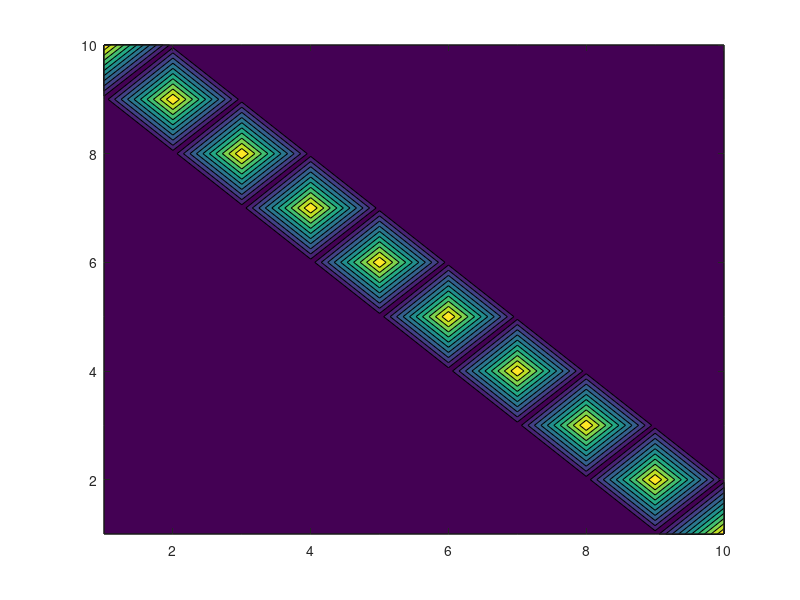
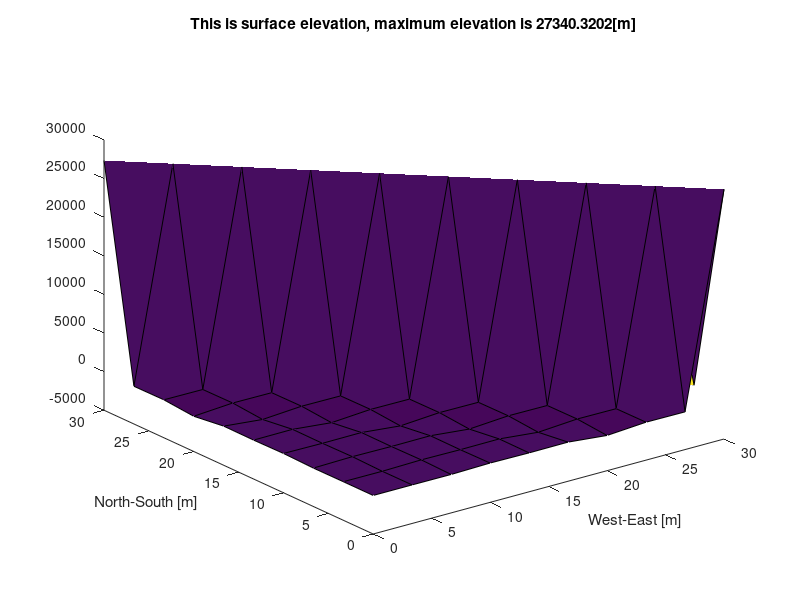

Reproduce these figures in MATLAB, in order.
clear all; close all; clc;

% Step 1 - Creation of the matrix
n=10;
M=zeros(n);
for i=1:n
    for j=1:n
        M(i,j)=((i+j)^2)/cos(i+j);
    end
end

% Step 2 - Contour plotting
figure(1)
contourf(M)

% Step 3 - Surface plotting
max_elev=max(max(M));
figure(2)
x=linspace(0,30,10);
y=linspace(0,30,10);
[X Y]=meshgrid(x,y);
surface(X,Y,M)
xlabel('West-East [m]'); ylabel('North-South [m]')
% Step 4 - Title
title(['This is surface elevation, maximum elevation is ',num2str(max_elev,'%12.4f'),'[m]'])
view(3)


